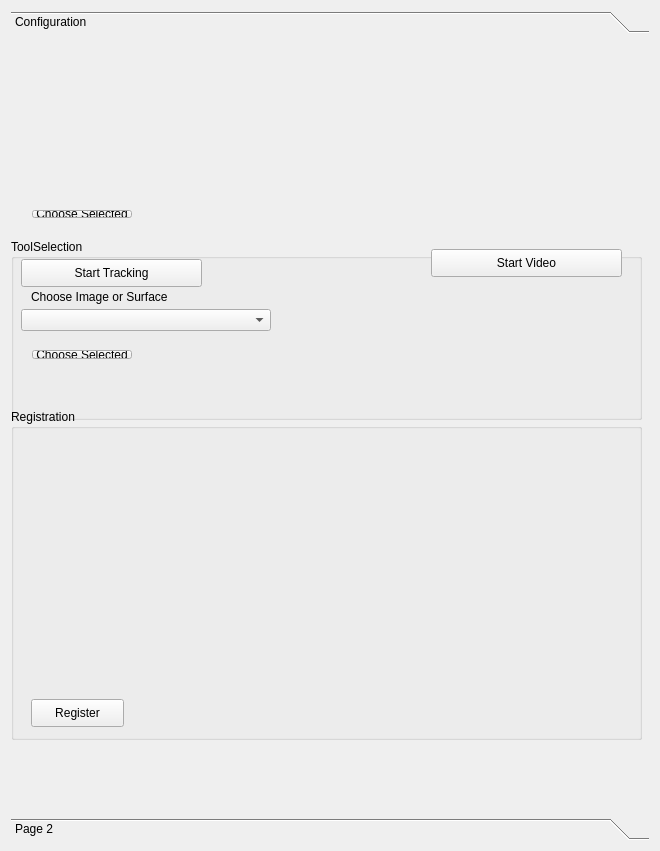
<?xml version="1.0" encoding="UTF-8"?>
<ui version="4.0">
 <class>ARStrokeTreatmentControls</class>
 <widget class="QWidget" name="ARStrokeTreatmentControls">
  <property name="geometry">
   <rect>
    <x>0</x>
    <y>0</y>
    <width>660</width>
    <height>851</height>
   </rect>
  </property>
  <property name="minimumSize">
   <size>
    <width>0</width>
    <height>0</height>
   </size>
  </property>
  <property name="windowTitle">
   <string>QmitkTemplate</string>
  </property>
  <layout class="QVBoxLayout" name="verticalLayout">
   <item>
    <widget class="QToolBox" name="m_ToolBox">
     <property name="acceptDrops">
      <bool>false</bool>
     </property>
     <property name="currentIndex">
      <number>0</number>
     </property>
     <widget class="QWidget" name="page">
      <property name="geometry">
       <rect>
        <x>0</x>
        <y>0</y>
        <width>638</width>
        <height>767</height>
       </rect>
      </property>
      <property name="acceptDrops">
       <bool>true</bool>
      </property>
      <attribute name="label">
       <string>Configuration</string>
      </attribute>
      <widget class="QmitkNavigationDataSourceSelectionWidget" name="m_TrackingDeviceSelectionWidget" native="true">
       <property name="geometry">
        <rect>
         <x>0</x>
         <y>0</y>
         <width>631</width>
         <height>150</height>
        </rect>
       </property>
       <property name="minimumSize">
        <size>
         <width>0</width>
         <height>150</height>
        </size>
       </property>
      </widget>
      <widget class="QGroupBox" name="groupTracking">
       <property name="geometry">
        <rect>
         <x>0</x>
         <y>200</y>
         <width>631</width>
         <height>181</height>
        </rect>
       </property>
       <property name="title">
        <string>ToolSelection</string>
       </property>
       <widget class="QPushButton" name="m_VideoGrabbingPushButton">
        <property name="geometry">
         <rect>
          <x>420</x>
          <y>10</y>
          <width>191</width>
          <height>28</height>
         </rect>
        </property>
        <property name="text">
         <string>Start Video</string>
        </property>
       </widget>
       <widget class="QPushButton" name="m_TrackerGrabbingPushButton">
        <property name="geometry">
         <rect>
          <x>10</x>
          <y>20</y>
          <width>181</width>
          <height>28</height>
         </rect>
        </property>
        <property name="text">
         <string>Start Tracking</string>
        </property>
       </widget>
       <widget class="QLabel" name="label">
        <property name="geometry">
         <rect>
          <x>20</x>
          <y>50</y>
          <width>211</width>
          <height>16</height>
         </rect>
        </property>
        <property name="text">
         <string>Choose Image or Surface</string>
        </property>
       </widget>
       <widget class="QWidget" name="horizontalLayoutWidget">
        <property name="geometry">
         <rect>
          <x>10</x>
          <y>100</y>
          <width>581</width>
          <height>31</height>
         </rect>
        </property>
        <layout class="QHBoxLayout" name="horizontalLayoutImageSelection">
         <item>
          <widget class="QPushButton" name="m_ChooseSelectedImage">
           <property name="text">
            <string>Choose Selected</string>
           </property>
          </widget>
         </item>
         <item>
          <spacer name="horizontalSpacer">
           <property name="orientation">
            <enum>Qt::Horizontal</enum>
           </property>
           <property name="sizeHint" stdset="0">
            <size>
             <width>40</width>
             <height>20</height>
            </size>
           </property>
          </spacer>
         </item>
         <item>
          <widget class="QLabel" name="m_ImageLabel">
           <property name="text">
            <string>&lt;none&gt;</string>
           </property>
          </widget>
         </item>
        </layout>
       </widget>
       <widget class="QmitkDataStorageComboBox" name="m_DataStorageComboBox">
        <property name="geometry">
         <rect>
          <x>10</x>
          <y>70</y>
          <width>250</width>
          <height>22</height>
         </rect>
        </property>
        <property name="minimumSize">
         <size>
          <width>250</width>
          <height>0</height>
         </size>
        </property>
       </widget>
      </widget>
      <widget class="QGroupBox" name="groupRegistration">
       <property name="geometry">
        <rect>
         <x>0</x>
         <y>370</y>
         <width>631</width>
         <height>331</height>
        </rect>
       </property>
       <property name="cursor">
        <cursorShape>ArrowCursor</cursorShape>
       </property>
       <property name="title">
        <string>Registration</string>
       </property>
       <widget class="QPushButton" name="m_RegistrationPushButton">
        <property name="geometry">
         <rect>
          <x>20</x>
          <y>290</y>
          <width>93</width>
          <height>28</height>
         </rect>
        </property>
        <property name="text">
         <string>Register</string>
        </property>
       </widget>
       <widget class="QmitkFiducialRegistrationWidget" name="m_RegistrationWidget" native="true">
        <property name="geometry">
         <rect>
          <x>10</x>
          <y>20</y>
          <width>611</width>
          <height>400</height>
         </rect>
        </property>
        <property name="minimumSize">
         <size>
          <width>0</width>
          <height>400</height>
         </size>
        </property>
       </widget>
      </widget>
      <widget class="QWidget" name="layoutWidget_2">
       <property name="geometry">
        <rect>
         <x>10</x>
         <y>160</y>
         <width>621</width>
         <height>30</height>
        </rect>
       </property>
       <layout class="QHBoxLayout" name="horizontalLayout">
        <item>
         <widget class="QPushButton" name="m_ChooseSelectedPointer">
          <property name="text">
           <string>Choose Selected</string>
          </property>
         </widget>
        </item>
        <item>
         <spacer name="horizontalSpacer_2">
          <property name="orientation">
           <enum>Qt::Horizontal</enum>
          </property>
          <property name="sizeHint" stdset="0">
           <size>
            <width>40</width>
            <height>20</height>
           </size>
          </property>
         </spacer>
        </item>
        <item>
         <widget class="QLabel" name="m_PointerLabel">
          <property name="text">
           <string>&lt;none&gt;</string>
          </property>
         </widget>
        </item>
       </layout>
      </widget>
     </widget>
     <widget class="QWidget" name="page_2">
      <property name="geometry">
       <rect>
        <x>0</x>
        <y>0</y>
        <width>98</width>
        <height>28</height>
       </rect>
      </property>
      <attribute name="label">
       <string>Page 2</string>
      </attribute>
      <widget class="QRadioButton" name="m_MITKImage">
       <property name="geometry">
        <rect>
         <x>20</x>
         <y>93</y>
         <width>200</width>
         <height>20</height>
        </rect>
       </property>
       <property name="text">
        <string>Render as MITK Image</string>
       </property>
      </widget>
      <widget class="QRadioButton" name="m_SeparateWindow">
       <property name="geometry">
        <rect>
         <x>20</x>
         <y>66</y>
         <width>200</width>
         <height>20</height>
        </rect>
       </property>
       <property name="text">
        <string>Render in Separate Window</string>
       </property>
       <property name="checked">
        <bool>true</bool>
       </property>
      </widget>
      <widget class="QWidget" name="layoutWidget">
       <property name="geometry">
        <rect>
         <x>9</x>
         <y>24</y>
         <width>94</width>
         <height>26</height>
        </rect>
       </property>
       <layout class="QHBoxLayout" name="horizontalLayout_2">
        <item>
         <widget class="QLabel" name="label_2">
          <property name="text">
           <string>Input ID</string>
          </property>
         </widget>
        </item>
        <item>
         <widget class="QSpinBox" name="m_InputID"/>
        </item>
       </layout>
      </widget>
      <widget class="QPushButton" name="m_StartGrabbing">
       <property name="geometry">
        <rect>
         <x>20</x>
         <y>120</y>
         <width>200</width>
         <height>28</height>
        </rect>
       </property>
       <property name="text">
        <string>Start Video Grabbing</string>
       </property>
      </widget>
     </widget>
    </widget>
   </item>
  </layout>
 </widget>
 <layoutdefault spacing="6" margin="11"/>
 <customwidgets>
  <customwidget>
   <class>QmitkNavigationDataSourceSelectionWidget</class>
   <extends>QWidget</extends>
   <header>QmitkNavigationDataSourceSelectionWidget.h</header>
   <container>1</container>
  </customwidget>
  <customwidget>
   <class>QmitkFiducialRegistrationWidget</class>
   <extends>QWidget</extends>
   <header>qmitkfiducialregistrationwidget.h</header>
   <container>1</container>
  </customwidget>
  <customwidget>
   <class>QmitkDataStorageComboBox</class>
   <extends>QComboBox</extends>
   <header>QmitkDataStorageComboBox.h</header>
   <container>1</container>
  </customwidget>
 </customwidgets>
 <resources/>
 <connections/>
</ui>
